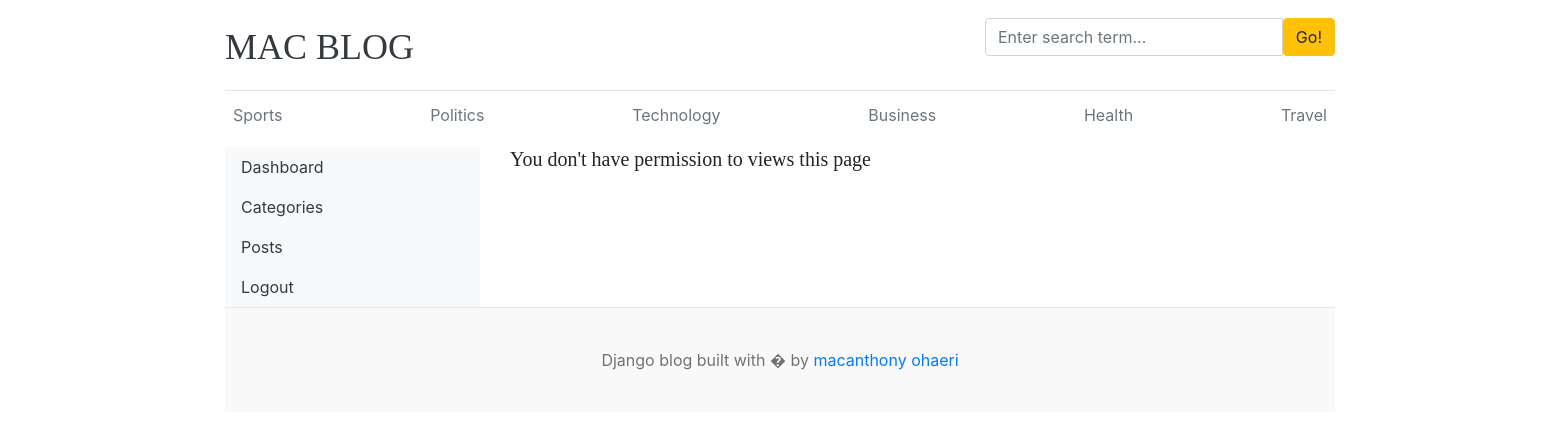
The page /dashboard/users/ on the database its author committed.
### blog_app/models.py (models this page shows)
class Category(models.Model):
    category_name = models.CharField(max_length=250)
    created_at = models.DateTimeField(auto_now_add=True)
    updated = models.DateTimeField(auto_now=True)
    def __str__(self):
        return self.category_name
    class Meta:
        verbose_name_plural = "categories"

### dashboards/views.py (the view)
# urls.py: path('users/', views.users, name='users'),
def users(request):
    users = User.objects.all()
    context ={
        'users': users
    }
    return render(request, 'dashboard/users.html', context)

### blog_app/context_processors.py (called while the page is built)
def get_categories(request):
    categories = Category.objects.all()
    return dict(categories=categories)

def get_social_links(request):
    social_links = SocialLink.objects.all()
    return dict(social_links=social_links)

### templates/dashboard/users.html
{% extends 'base.html' %}
{% block content %}
    <div class="row">
            {% include 'dashboard/sidebar.html' %}
        <div class="col-md-9">
            {% if perms.auth.user_view %}
                <h2>All User</h2>
                <a href="{% url 'add_user' %}" class="btn btn-dark text-light float-right mb-2">Add User</a>
                <table class="table table-hover">
                  <thead>
                    <tr>
                      <th>#</th>
                      <th>Full Name</th>
                      <th>Username</th>
                      <th>Email</th>
                      <th>Active</th>
                      <th>Staff</th>
                      <th>Superuser</th>
                      <th>Action</th>
                    </tr>
                  </thead>
                  <tbody>
                  {% for user in users %}
                    <tr>
                      <th scope="row">{{forloop.counter}}</th>
                      <td>{{user.first_name}} {{user.last_name}}</td>
                      <td>{{user.username}}</td>
                      <td>{{user.email}}</td>
                      <td>{% if user.is_active %}<i class="fa fa-check text-success"></i>{% else %}<i class="fa fa-times text-danger"></i>{% endif %}</td>
                      <td>{% if user.is_staff %}<i class="fa fa-check text-success"></i>{% else %}<i class="fa fa-times text-danger"></i>{% endif %}</td>
                      <td>{% if user.is_superuser %}<i class="fa fa-check text-success"></i>{% else %}<i class="fa fa-times text-danger"></i>{% endif %}</td>
                      <td>
                          <a href="{% url 'edit_user' user.pk %}"><i class="fa fa-edit text-success"></i></a>
                          &nbsp;
                          <a href="{% url 'delete_user' user.pk %}"><i class="fa fa-trash text-danger"></i></a>
                      </td>
                    </tr>
                    {% endfor %}
                  </tbody>
                </table>
            {% else %}
            <h5>You don't have permission to views this page</h5>
            {% endif %}
        </div>
    </div>
{% endblock %}

### templates/base.html (shortened to what this page needs)
{% load static %}
<html lang="en">
<head>
    <link href="https://getbootstrap.com/docs/4.0/dist/css/bootstrap.min.css" rel="stylesheet">
    <link href="{% static 'css/blog.css' %}" rel="stylesheet">
    <link rel="stylesheet" href="https://cdnjs.cloudflare.com/ajax/libs/font-awesome/4.7.0/css/font-awesome.min.css"
  </head>
<body>
    <div class="container">
      <header class="blog-header py-3">
        <div class="row flex-nowrap justify-content-between align-items-center">
          <div class="col-8 pt-1">
            <a class="blog-header-logo text-dark" href="{% url 'home' %}">MAC BLOG</a>
          </div>
            <div class="col-4">
                <form action="{% url 'search' %}" method="GET">
                      <div class="input-group">
                        <input class="form-control" type="text" name="keyword" value="{{keyword}}" placeholder="Enter search term..." aria-label="Enter search term..." aria-describedby="button-search" />
                        <button type="submit" class="btn btn-warning" id="button-search" type="button">Go!</button>
                    </div>
                </form>
            </div>
          <div class="col-4 d-flex justify-content-end align-items-center">
          </div>
        </div>
      </header>
      <div class="nav-scroller py-1 mb-2">
        <nav class="nav d-flex justify-content-between">
          {% for cat in categories %}
          <a class="p-2 text-muted" href="{% url 'post_by_category' cat.pk %}">{{cat}}</a>
          {% endfor %}
        </nav>
      </div>
{% block content %}
{% endblock %}
    <footer class="blog-footer">
      <p>Django blog built with � by <a href="#">macanthony ohaeri</a></p>
    </footer>
</body>
</html>

### blog_app/static/css/blog.css (style rules this page uses)
.blog-header { border-bottom: 1px solid #e5e5e5; }
.blog-header-logo { font-family: "Playfair Display", Georgia, "Times New Roman", serif; font-size: 2.25rem; }
h1, h2, h3, h4, h5, h6 { font-family: "Playfair Display", Georgia, "Times New Roman", serif; }
.blog-footer { padding: 2.5rem 0; color: #727272; text-align: center; background-color: #f9f9f9; border-top: .05rem solid #e5e5e5; }
.blog-footer p:last-child { margin-bottom: 0; }

### rows shown on the page
Category: category_name "Sports"
Category: category_name "Politics"
Category: category_name "Technology"
Category: category_name "Business"
Category: category_name "Health"
Category: category_name "Travel"
